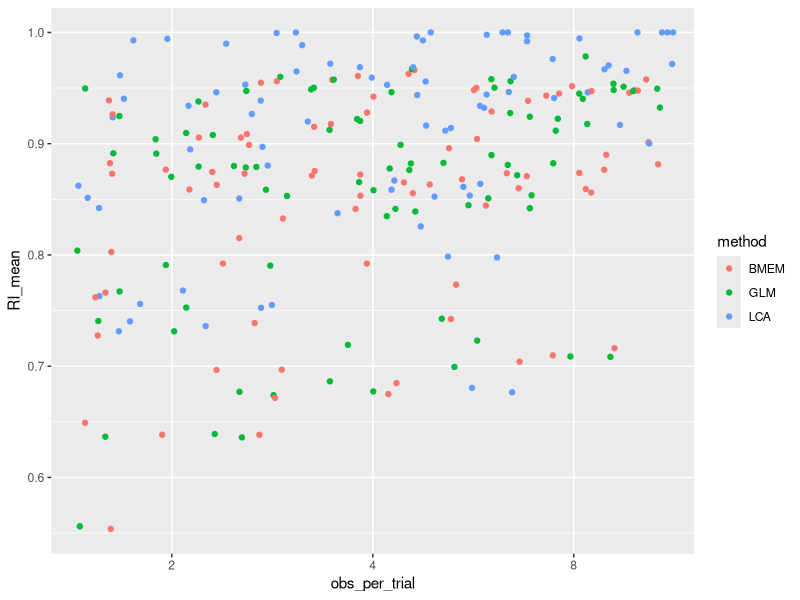
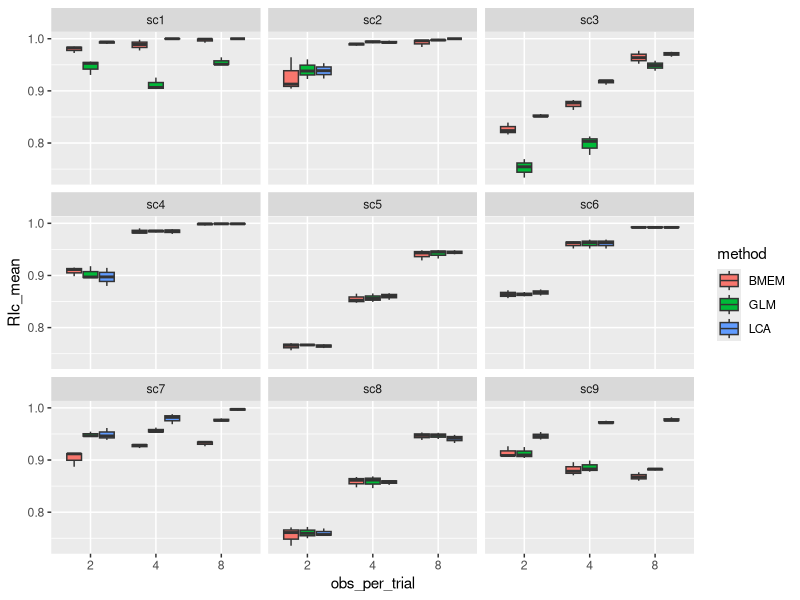
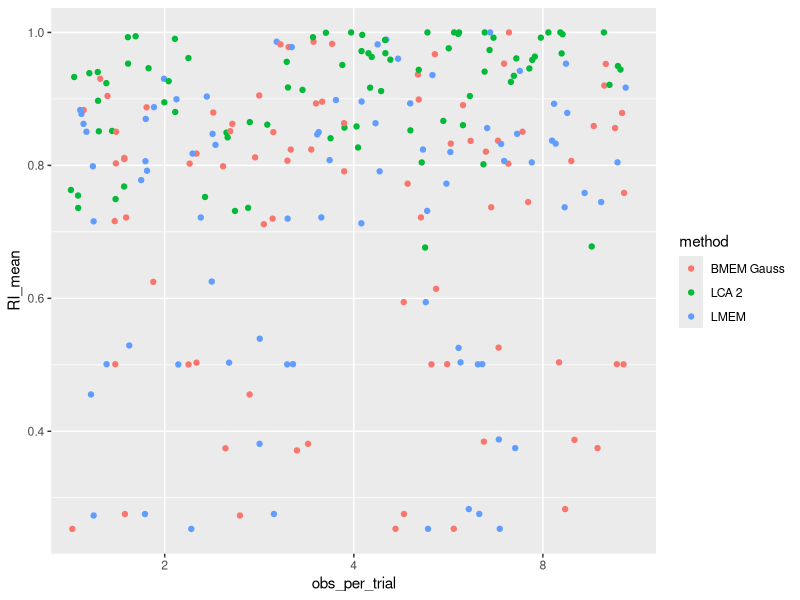
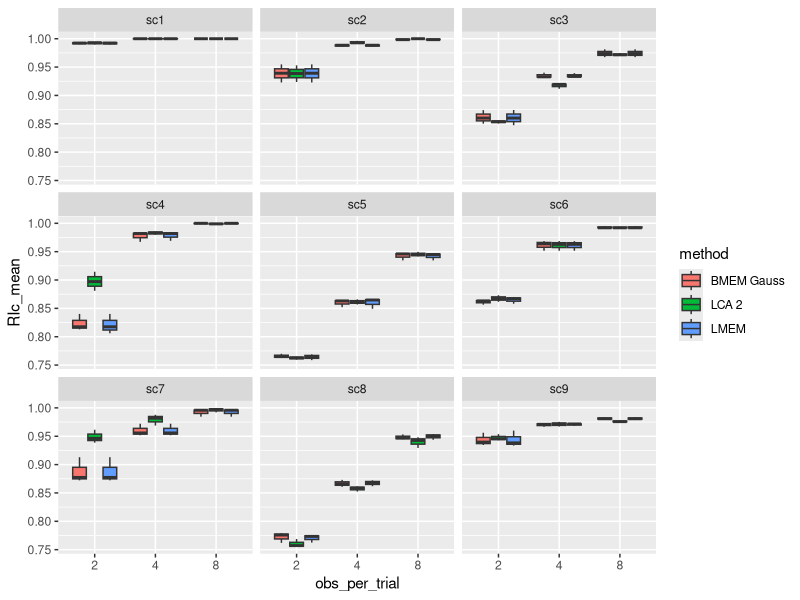
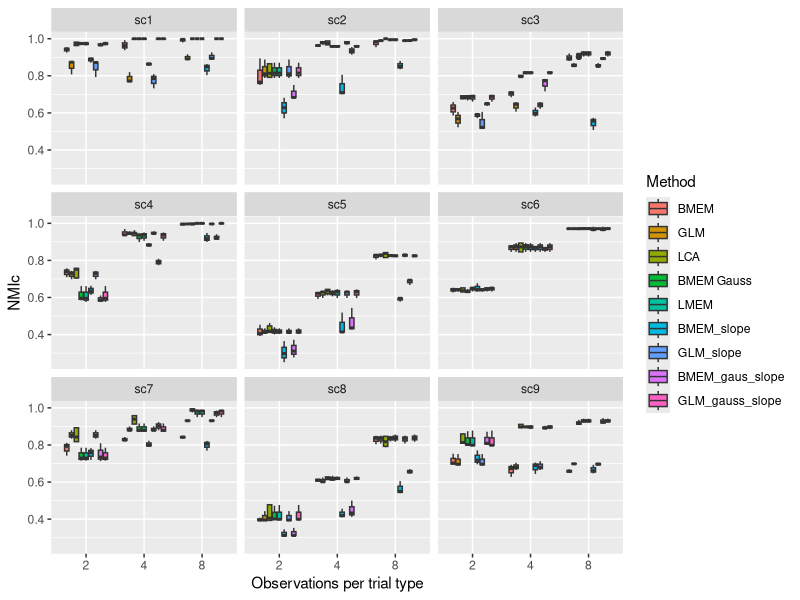
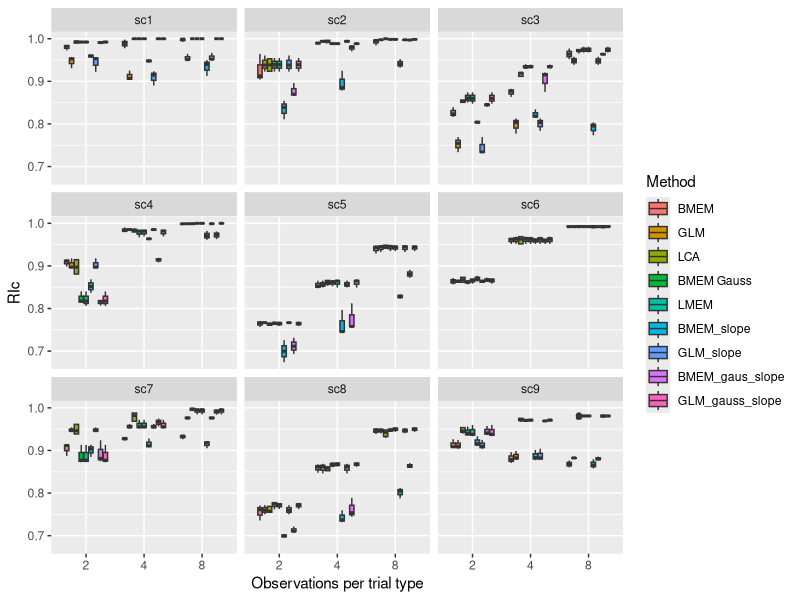
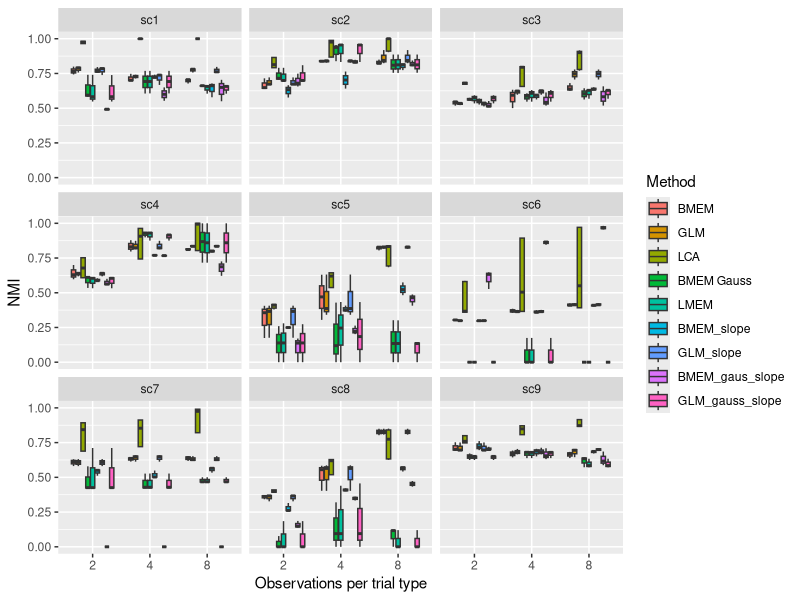
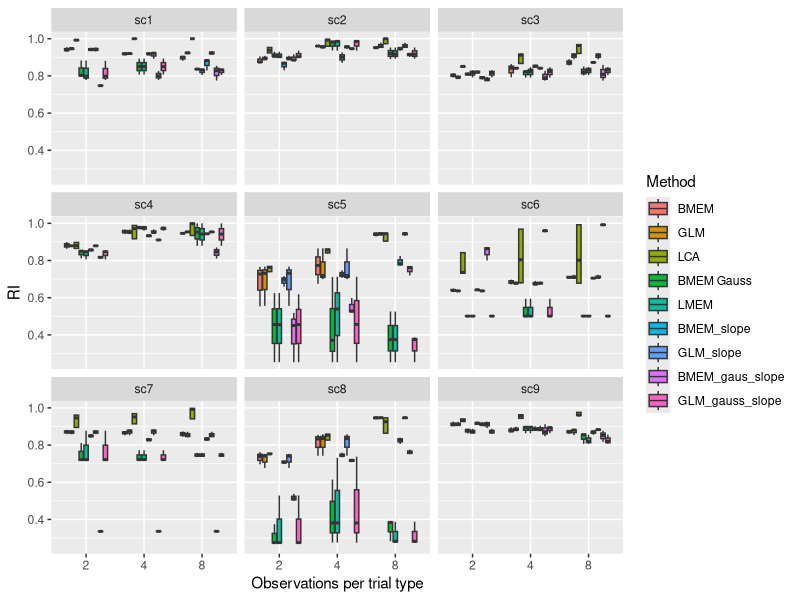

Recreate these plots in R, in order.
library(lme4)
library(lmerTest)
library(ggplot2)
library(dplyr)
library(rstudioapi)
library(tidyr)
library(dplyr)
library(ggplot2)

setwd(dirname(rstudioapi::getActiveDocumentContext()$path))

results <- read.csv('./analysis_data.csv')
results1 <- read.csv('./analysis_data1.csv')
results2 <- read.csv('./analysis_data2.csv')
results3 <- read.csv('./analysis_data3.csv')


grouped <- results %>%
  group_by(scenario, obs_per_trial, n_subj, method)%>%
  summarise(RI_mean = mean(RI), RI_sd = sd(RI), NMI_mean = mean(NMI), NMI_sd = sd(NMI), RIc_mean = mean(RIc), RIc_sd = sd(RIc), NMIc_mean = mean(NMIc), NMIc = sd(NMIc))
grouped$scenario <- factor(grouped$scenario)
grouped$obs_per_trial <- factor(grouped$obs_per_trial)
grouped$n_subj <- factor(grouped$n_subj)
grouped$method <- factor(grouped$method)


grouped1 <- results1 %>%
  group_by(scenario, obs_per_trial, n_subj, method)%>%
  summarise(RI_mean = mean(RI), RI_sd = sd(RI), NMI_mean = mean(NMI), NMI_sd = sd(NMI), RIc_mean = mean(RIc), RIc_sd = sd(RIc), NMIc_mean = mean(NMIc), NMIc = sd(NMIc))
grouped1['method'][grouped1['method'] == 'BMEM'] <- 'BMEM Gauss'
grouped1['method'][grouped1['method'] == 'GLM'] <- 'LMEM'
grouped1['method'][grouped1['method'] == 'LCA'] <- 'LCA 2'
grouped1$scenario <- factor(grouped1$scenario)
grouped1$obs_per_trial <- factor(grouped1$obs_per_trial)
grouped1$n_subj <- factor(grouped1$n_subj)
grouped1$method <- factor(grouped1$method)

grouped2 <- results2 %>%
  group_by(scenario, obs_per_trial, n_subj, method)%>%
  summarise(RI_mean = mean(RI), RI_sd = sd(RI), NMI_mean = mean(NMI), NMI_sd = sd(NMI), RIc_mean = mean(RIc), RIc_sd = sd(RIc), NMIc_mean = mean(NMIc), NMIc = sd(NMIc))

grouped2['method'][grouped1['method'] == 'LCA'] <- 'LCA 3'
grouped2$scenario <- factor(grouped2$scenario)
grouped2$obs_per_trial <- factor(grouped2$obs_per_trial)
grouped2$n_subj <- factor(grouped2$n_subj)
grouped2$method <- factor(grouped2$method)



grouped3 <- results3 %>%
  group_by(scenario, obs_per_trial, n_subj, method)%>%
  summarise(RI_mean = mean(RI), RI_sd = sd(RI), NMI_mean = mean(NMI), NMI_sd = sd(NMI), RIc_mean = mean(RIc), RIc_sd = sd(RIc), NMIc_mean = mean(NMIc), NMIc = sd(NMIc))

grouped3['method'][grouped1['method'] == 'LCA'] <- 'LCA 4'
grouped3$scenario <- factor(grouped3$scenario)
grouped3$obs_per_trial <- factor(grouped3$obs_per_trial)
grouped3$n_subj <- factor(grouped3$n_subj)
grouped3$method <- factor(grouped3$method)

m <- lm(RI_mean ~ n_subj, data=grouped)
summary(m)

df = rbind(grouped, grouped1, grouped2,grouped3)

ggplot(grouped, aes(x=obs_per_trial, y=RI_mean, color=method))+
  geom_jitter(height = 0, width = 0.5)


ggplot(grouped, aes(x = obs_per_trial, y = RIc_mean, fill = method)) +
  geom_boxplot()+
  facet_wrap(~ scenario, ncol=3)


m1 <- lm(RI_mean ~ n_subj, data=grouped1)
summary(m1)

ggplot(grouped1, aes(x=obs_per_trial, y=RI_mean, color=method))+
  geom_jitter(height = 0, width = 0.5)


ggplot(grouped1, aes(x = obs_per_trial, y = RIc_mean, fill = method)) +
  geom_boxplot()+
  facet_wrap(~ scenario, ncol=3)




## NMIc

ggplot(filter(df, method != 'LCA 2' & method != 'LCA 3'), aes(x = obs_per_trial, y = NMIc_mean, fill = method)) +
  geom_boxplot()+
  facet_wrap(~ scenario, ncol=3)+
  ylab("NMIc")+
  xlab("Observations per trial type")+
  labs(fill='Method')



## RIc

ggplot(filter(df, method != 'LCA 2'), aes(x = obs_per_trial, y = RIc_mean, fill = method)) +
  geom_boxplot()+
  facet_wrap(~ scenario, ncol=3)+
  ylab("RIc")+
  xlab("Observations per trial type")+
  labs(fill='Method')


## NMI

ggplot(filter(df, method != 'LCA 2'), aes(x = obs_per_trial, y = NMI_mean, fill = method)) +
  geom_boxplot()+
  facet_wrap(~ scenario, ncol=3)+
  ylab("NMI")+
  xlab("Observations per trial type")+
  labs(fill='Method')

## RI

ggplot(filter(df, method != 'LCA 2'), aes(x = obs_per_trial, y = RI_mean, fill = method)) +
  geom_boxplot()+
  facet_wrap(~ scenario, ncol=3)+
  ylab("RI")+
  xlab("Observations per trial type")+
  labs(fill='Method')
